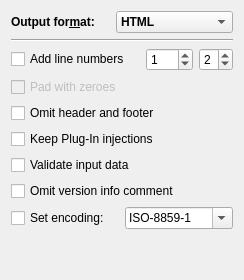
       <widget class="QWidget" name="page_general">
        <attribute name="title">
         <string>General</string>
        </attribute>
        <layout class="QVBoxLayout" name="verticalLayout_2">
         <item>
          <layout class="QHBoxLayout" name="horizontalLayout_8">
           <item>
            <widget class="QLabel" name="label_2">
             <property name="sizePolicy">
              <sizepolicy hsizetype="Minimum" vsizetype="Minimum">
               <horstretch>0</horstretch>
               <verstretch>0</verstretch>
              </sizepolicy>
             </property>
             <property name="font">
              <font>
               <weight>75</weight>
               <bold>true</bold>
              </font>
             </property>
             <property name="text">
              <string>Output for&amp;mat:</string>
             </property>
             <property name="buddy">
              <cstring>comboFormat</cstring>
             </property>
            </widget>
           </item>
           <item>
            <widget class="QComboBox" name="comboFormat">
             <property name="sizePolicy">
              <sizepolicy hsizetype="Preferred" vsizetype="Fixed">
               <horstretch>0</horstretch>
               <verstretch>0</verstretch>
              </sizepolicy>
             </property>
             <property name="font">
              <font>
               <weight>75</weight>
               <bold>true</bold>
              </font>
             </property>
             <property name="toolTip">
              <string>Choose an output format.</string>
             </property>
             <item>
              <property name="text">
               <string>HTML</string>
              </property>
             </item>
             <item>
              <property name="text">
               <string>XHTML</string>
              </property>
             </item>
             <item>
              <property name="text">
               <string>LaTeX</string>
              </property>
             </item>
             <item>
              <property name="text">
               <string>TeX</string>
              </property>
             </item>
             <item>
              <property name="text">
               <string>RTF</string>
              </property>
             </item>
             <item>
              <property name="text">
               <string>ODT</string>
              </property>
             </item>
             <item>
              <property name="text">
               <string>SVG</string>
              </property>
             </item>
             <item>
              <property name="text">
               <string>BBCode</string>
              </property>
             </item>
             <item>
              <property name="text">
               <string>ANSI ESC</string>
              </property>
             </item>
             <item>
              <property name="text">
               <string>XTerm256 ESC</string>
              </property>
             </item>
             <item>
              <property name="text">
               <string>Truecolor ESC</string>
              </property>
             </item>
            </widget>
           </item>
          </layout>
         </item>
         <item>
          <widget class="Line" name="line_9">
           <property name="orientation">
            <enum>Qt::Horizontal</enum>
           </property>
          </widget>
         </item>
         <item>
          <layout class="QHBoxLayout" name="horizontalLayout_21">
           <item>
            <widget class="QCheckBox" name="cbIncLineNo">
             <property name="toolTip">
              <string>Add line numbers to the output.</string>
             </property>
             <property name="text">
              <string>Add line numbers</string>
             </property>
            </widget>
           </item>
           <item>
            <spacer name="horizontalSpacer_4">
             <property name="orientation">
              <enum>Qt::Horizontal</enum>
             </property>
             <property name="sizeHint" stdset="0">
              <size>
               <width>10</width>
               <height>20</height>
              </size>
             </property>
            </spacer>
           </item>
           <item>
            <widget class="QSpinBox" name="sbLineNoStart">
             <property name="toolTip">
              <string>Set line numbering start.</string>
             </property>
             <property name="buttonSymbols">
              <enum>QAbstractSpinBox::UpDownArrows</enum>
             </property>
             <property name="accelerated">
              <bool>true</bool>
             </property>
             <property name="maximum">
              <number>500</number>
             </property>
             <property name="value">
              <number>1</number>
             </property>
            </widget>
           </item>
           <item>
            <widget class="QSpinBox" name="sbLineNoWidth">
             <property name="toolTip">
              <string>Select the line number width.</string>
             </property>
             <property name="minimum">
              <number>1</number>
             </property>
             <property name="maximum">
              <number>6</number>
             </property>
             <property name="value">
              <number>2</number>
             </property>
            </widget>
           </item>
          </layout>
         </item>
         <item>
          <widget class="QCheckBox" name="cbPadZeroes">
           <property name="enabled">
            <bool>false</bool>
           </property>
           <property name="toolTip">
            <string>Fill leading space of line numbers with zeroes.</string>
           </property>
           <property name="text">
            <string>Pad with zeroes</string>
           </property>
          </widget>
         </item>
         <item>
          <widget class="QCheckBox" name="cbFragment">
           <property name="sizePolicy">
            <sizepolicy hsizetype="Minimum" vsizetype="Fixed">
             <horstretch>0</horstretch>
             <verstretch>0</verstretch>
            </sizepolicy>
           </property>
           <property name="toolTip">
            <string>Generate output without document header and footer.</string>
           </property>
           <property name="text">
            <string>Omit header and footer</string>
           </property>
          </widget>
         </item>
         <item>
          <widget class="QCheckBox" name="cbKeepInjections">
           <property name="toolTip">
            <string>Output any plug-in text injections even if document header and footer is omitted.</string>
           </property>
           <property name="text">
            <string>Keep Plug-In injections</string>
           </property>
          </widget>
         </item>
         <item>
          <widget class="QCheckBox" name="cbValidateInput">
           <property name="toolTip">
            <string>Test if input data is not binary.
Removes Unicode BOM mark.</string>
           </property>
           <property name="text">
            <string>Validate input data</string>
           </property>
          </widget>
         </item>
         <item>
          <widget class="QCheckBox" name="cbOmitVersionInfo">
           <property name="toolTip">
            <string>Generate output without version information comment.</string>
           </property>
           <property name="text">
            <string>Omit version info comment</string>
           </property>
          </widget>
         </item>
         <item>
          <layout class="QHBoxLayout" name="horizontalLayout_2">
           <item>
            <widget class="QCheckBox" name="cbEncoding">
             <property name="toolTip">
              <string>Set the output file encoding.</string>
             </property>
             <property name="text">
              <string>Set encoding:</string>
             </property>
            </widget>
           </item>
           <item>
            <widget class="QComboBox" name="comboEncoding">
             <property name="toolTip">
              <string>Select or define the encoding.
The result has to match the input file encoding.</string>
             </property>
             <property name="editable">
              <bool>true</bool>
             </property>
             <property name="insertPolicy">
              <enum>QComboBox::InsertAtBottom</enum>
             </property>
             <item>
              <property name="text">
               <string>ISO-8859-1</string>
              </property>
             </item>
             <item>
              <property name="text">
               <string>ISO-8859-2</string>
              </property>
             </item>
             <item>
              <property name="text">
               <string>ISO-8859-3</string>
              </property>
             </item>
             <item>
              <property name="text">
               <string>ISO-8859-4</string>
              </property>
             </item>
             <item>
              <property name="text">
               <string>ISO-8859-5</string>
              </property>
             </item>
             <item>
              <property name="text">
               <string>ISO-8859-6</string>
              </property>
             </item>
             <item>
              <property name="text">
               <string>ISO-8859-7</string>
              </property>
             </item>
             <item>
              <property name="text">
               <string>ISO-8859-8</string>
              </property>
             </item>
             <item>
              <property name="text">
               <string>ISO-8859-9</string>
              </property>
             </item>
             <item>
              <property name="text">
               <string>ISO-8859-10</string>
              </property>
             </item>
             <item>
              <property name="text">
               <string>ISO-8859-11</string>
              </property>
             </item>
             <item>
              <property name="text">
               <string>ISO-8859-12</string>
              </property>
             </item>
             <item>
              <property name="text">
               <string>ISO-8859-13</string>
              </property>
             </item>
             <item>
              <property name="text">
               <string>ISO-8859-14</string>
              </property>
             </item>
             <item>
              <property name="text">
               <string>ISO-8859-15</string>
              </property>
             </item>
             <item>
              <property name="text">
               <string>UTF-8</string>
              </property>
             </item>
            </widget>
           </item>
          </layout>
         </item>
         <item>
          <spacer name="verticalSpacer_2">
           <property name="orientation">
            <enum>Qt::Vertical</enum>
           </property>
           <property name="sizeHint" stdset="0">
            <size>
             <width>20</width>
             <height>40</height>
            </size>
           </property>
          </spacer>
         </item>
        </layout>
       </widget>
